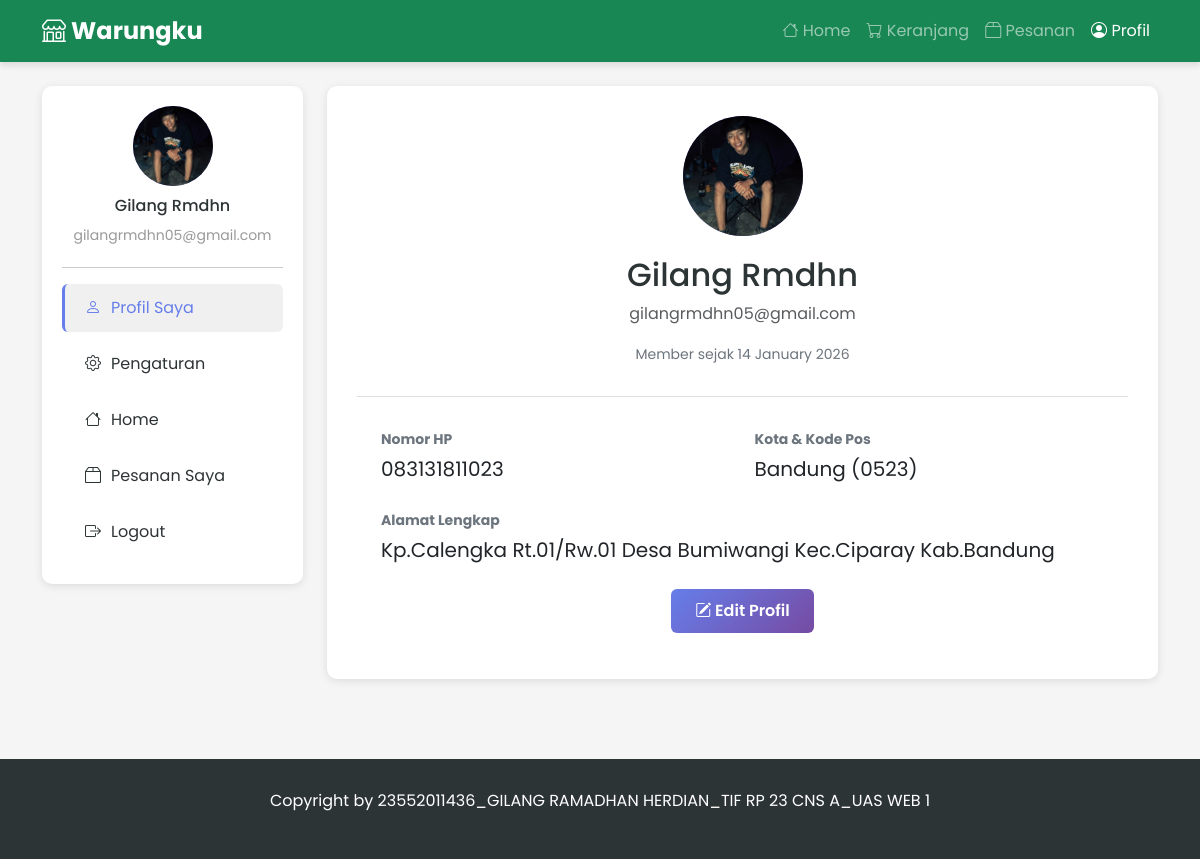
/user/profil.php (signed in), run on the app's committed database.
### tables this page shows
CREATE TABLE `users` (
  `id_user` int(11) NOT NULL,
  `nama` varchar(100) DEFAULT NULL,
  `email` varchar(100) DEFAULT NULL,
  `no_hp` varchar(15) DEFAULT NULL,
  `alamat` text DEFAULT NULL,
  `kota` varchar(100) DEFAULT NULL,
  `kode_pos` varchar(10) DEFAULT NULL,
  `foto_profil` varchar(255) DEFAULT 'default.png',
  `password` varchar(255) DEFAULT NULL,
  `role` enum('admin','user') DEFAULT 'user',
  `created_at` timestamp NOT NULL DEFAULT current_timestamp(),
  `updated_at` timestamp NULL DEFAULT current_timestamp() ON UPDATE current_timestamp()
);

### user/profil.php (the view, shortened to what this page needs)
<?php
include "../config/database.php";
$id_user = $_SESSION['id_user'];
$user = mysqli_fetch_assoc(mysqli_query($conn, "SELECT * FROM users WHERE id_user='$id_user'"));
$cart_count = 0;
$page = isset($_GET['page']) ? $_GET['page'] : 'profil';
?>
<!DOCTYPE html>
<html lang="id">
<head>
    <link href="https://cdn.jsdelivr.net/npm/bootstrap@5.3.2/dist/css/bootstrap.min.css" rel="stylesheet">
    <link rel="stylesheet" href="https://cdn.jsdelivr.net/npm/bootstrap-icons@1.11.0/font/bootstrap-icons.css">
</head>
<body>
    <nav class="navbar navbar-expand-lg navbar-dark sticky-top">
        <div class="container">
            <a class="navbar-brand" href="home.php"><i class="bi bi-shop"></i> Warungku</a>
            <div class="collapse navbar-collapse" id="navbarNav">
                <ul class="navbar-nav ms-auto">
                    <li class="nav-item">
                        <a class="nav-link" href="home.php"><i class="bi bi-house"></i> Home</a>
                    </li>
                    <li class="nav-item position-relative">
                        <a class="nav-link" href="keranjang.php"><i class="bi bi-cart"></i> Keranjang <?php if($cart_count > 0): ?><span class="badge-cart"><?php echo $cart_count; ?></span><?php endif; ?></a>
                    </li>
                    <li class="nav-item">
                        <a class="nav-link" href="pesanan.php"><i class="bi bi-box2"></i> Pesanan</a>
                    </li>
                    <li class="nav-item">
                        <a class="nav-link active" href="profil.php"><i class="bi bi-person-circle"></i> Profil</a>
                    </li>
                </ul>
            </div>
        </div>
    </nav>
    <div class="container mt-4 mb-5">
        <div class="row">
            <div class="col-md-3">
                <div class="sidebar">
                    <div style="text-align: center; margin-bottom: 20px;">
                        <div class="profile-avatar" style="width: 80px; height: 80px; margin: 0 auto;">
                            <?php
                            $foto_path = "../assets/images/profil/" . ($user['foto_profil'] ?? 'default.png');
                            if ($user['foto_profil'] == 'default.png' || !file_exists($foto_path)) {
                                echo '<i class="bi bi-person-fill"></i>';
                            } else {
                                echo '<img src="'.$foto_path.'" style="width:100%; height:100%; object-fit:cover; border-radius:50%;">';
                            }
                            ?>
                        </div>
                        <h6 style="margin-top: 10px; color: #2d3436;"><?php echo htmlspecialchars($user['nama']); ?></h6>
                        <small style="color: #999;"><?php echo htmlspecialchars($user['email']); ?></small>
                    </div>
                    <hr>
                    <a href="profil.php" class="<?= $page=='profil'?'active':'' ?>"><i class="bi bi-person nav-icon"></i>Profil Saya</a>
                    <a href="?page=pengaturan" class="<?= $page=='pengaturan'?'active':'' ?>"><i class="bi bi-gear nav-icon"></i>Pengaturan</a>
                    <a href="home.php"><i class="bi bi-house nav-icon"></i>Home</a>
                    <a href="pesanan.php"><i class="bi bi-box2 nav-icon"></i>Pesanan Saya</a>
                    <a href="../auth/logout.php"><i class="bi bi-box-arrow-right nav-icon"></i>Logout</a>
                </div>
            </div>
            <div class="col-md-9">
                <?php if($page == 'profil'): ?>
                <div class="profile-card">
                    <div class="profile-header">
                        <div class="profile-avatar">
                            <?php
                            $foto_path = "../assets/images/profil/" . ($user['foto_profil'] ?? 'default.png');
                            if ($user['foto_profil'] == 'default.png' || !file_exists($foto_path)) {
                                echo '<i class="bi bi-person-fill"></i>';
                            } else {
                                echo '<img src="'.$foto_path.'" style="width:100%; height:100%; object-fit:cover; border-radius:50%;">';
                            }
                            ?>
                        </div>
                        <h2><?php echo htmlspecialchars($user['nama']); ?></h2>
                        <p class="text-muted"><?php echo htmlspecialchars($user['email']); ?></p>
                        <small class="text-secondary">Member sejak <?php echo date('d F Y', strtotime($user['created_at'])); ?></small>
                    </div>
                    <div class="row px-4 pb-4">
                        <div class="col-md-6 mb-4">
                            <label class="fw-bold text-secondary small mb-1">Nomor HP</label>
                            <div class="fs-5 text-dark"><?= !empty($user['no_hp']) ? htmlspecialchars($user['no_hp']) : '-' ?></div>
                        </div>
                        <div class="col-md-6 mb-4">
                            <label class="fw-bold text-secondary small mb-1">Kota & Kode Pos</label>
                            <div class="fs-5 text-dark">
                                <?= !empty($user['kota']) ? htmlspecialchars($user['kota']) : '-' ?>
                                <?= !empty($user['kode_pos']) ? '('.htmlspecialchars($user['kode_pos']).')' : '' ?>
                            </div>
                        </div>
                        <div class="col-12">
                            <label class="fw-bold text-secondary small mb-1">Alamat Lengkap</label>
                            <div class="fs-5 text-dark"><?= !empty($user['alamat']) ? nl2br(htmlspecialchars($user['alamat'])) : '-' ?></div>
                        </div>
                    </div>
                    <div class="text-center pb-3">
                        <a href="?page=pengaturan" class="btn btn-primary px-4"><i class="bi bi-pencil-square"></i> Edit Profil</a>
                    </div>
                </div>
                <?php endif; ?>
            </div>
        </div>
    </div>
    <div class="footer">
        <p>Copyright by 23552011436_GILANG RAMADHAN HERDIAN_TIF RP 23 CNS A_UAS WEB 1</p>
    </div>
</body>
</html>

### user/profil.php (style rules this page uses)
* { margin: 0; padding: 0; box-sizing: border-box; }
body { font-family: 'Poppins', sans-serif; background-color: #f5f5f5; color: #2d3436; }
.navbar { background: linear-gradient(135deg, #198754 0%, #198754 100%); box-shadow: 0 4px 6px rgba(0,0,0,0.1); }
.navbar-brand { font-weight: 700; font-size: 1.5rem; }
.profile-card { background: white; border-radius: 10px; box-shadow: 0 2px 8px rgba(0,0,0,0.1); padding: 30px; margin-bottom: 30px; }
.profile-header { text-align: center; margin-bottom: 30px; padding-bottom: 30px; border-bottom: 1px solid #e0e0e0; }
.profile-avatar { width: 120px; height: 120px; border-radius: 50%; background: linear-gradient(135deg, #667eea 0%, #764ba2 100%); display: flex; align-items: center; justify-content: center; margin: 0 auto 20px; color: white; font-size: 3rem; }
.btn-primary { background: linear-gradient(135deg, #667eea 0%, #764ba2 100%); border: none; padding: 10px 30px; border-radius: 6px; font-weight: 600; transition: all 0.3s ease; }
.sidebar { background: white; border-radius: 10px; box-shadow: 0 2px 8px rgba(0,0,0,0.1); padding: 20px; margin-bottom: 30px; position: sticky; top: 20px; }
.sidebar a { display: block; padding: 12px 20px; margin-bottom: 8px; text-decoration: none; color: #2d3436; border-radius: 6px; transition: all 0.3s ease; border-left: 3px solid transparent; }
.sidebar a:hover, .sidebar a.active { background-color: #f0f0f0; color: #667eea; border-left-color: #667eea; }
.footer { background: #2d3436; color: white; padding: 30px; text-align: center; margin-top: 50px; }
.nav-icon { margin-right: 10px; width: 20px; }

### data on the page
users: foto_profil (picture), nama "Gilang Rmdhn", email "gilangrmdhn05@gmail.com", created_at "14 January 2026", no_hp "083131811023", kota "Bandung", kode_pos "0523", alamat "Kp.Calengka Rt.01/Rw.01 Desa Bumiwangi Kec.Ciparay Kab.Bandung"
